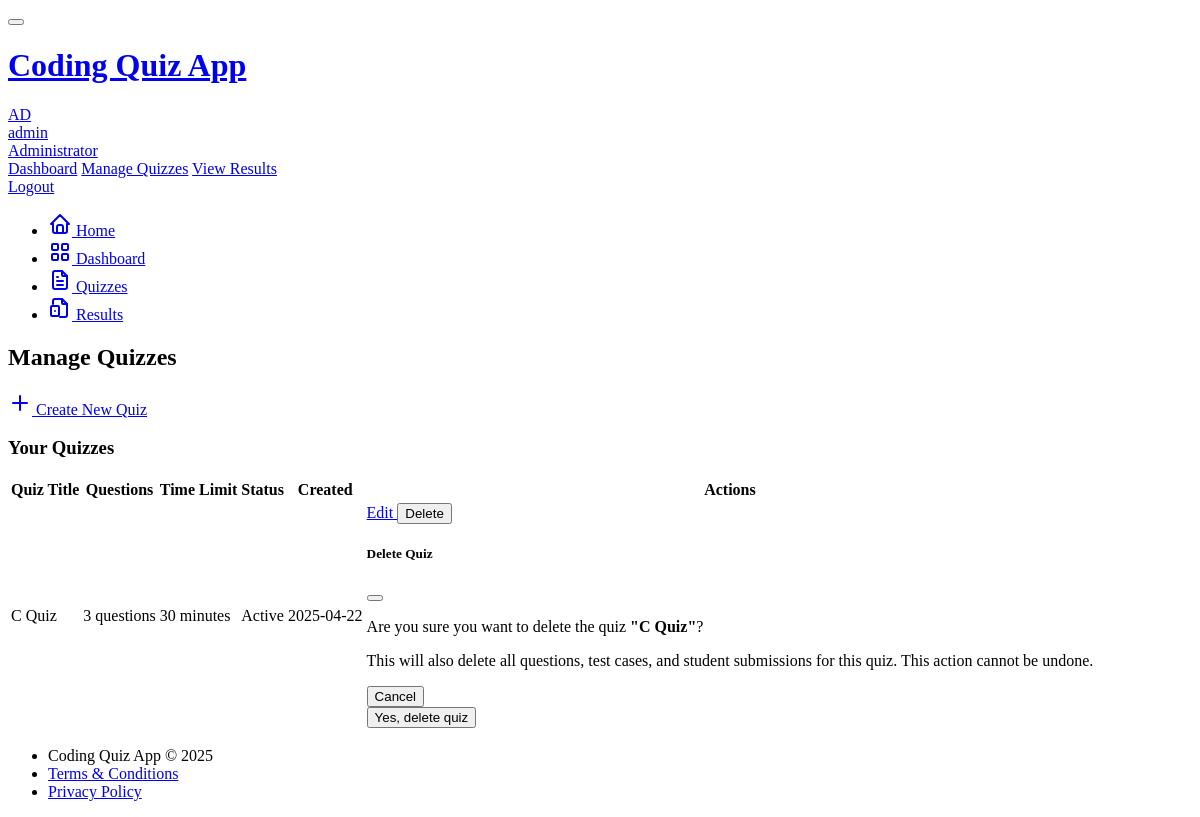
Page /admin/quizzes (signed in) on the committed database.
### models.py (models this page shows, shortened)
class User(UserMixin, db.Model):
    id = db.Column(db.Integer, primary_key=True)
    username = db.Column(db.String(64), unique=True, index=True)
    email = db.Column(db.String(120), unique=True, index=True)
    password_hash = db.Column(db.String(128))
    is_admin = db.Column(db.Boolean, default=False)
    created_at = db.Column(db.DateTime, default=datetime.utcnow)
    quizzes = db.relationship('Quiz', backref='author', lazy='dynamic')
    submissions = db.relationship('Submission', backref='student', lazy='dynamic')

class Quiz(db.Model):
    id = db.Column(db.Integer, primary_key=True)
    title = db.Column(db.String(100), nullable=False)
    description = db.Column(db.Text)
    is_active = db.Column(db.Boolean, default=True)
    time_limit = db.Column(db.Integer, default=30)  # minutes
    created_at = db.Column(db.DateTime, default=datetime.utcnow)
    updated_at = db.Column(db.DateTime, default=datetime.utcnow, onupdate=datetime.utcnow)
    author_id = db.Column(db.Integer, db.ForeignKey('user.id'))
    questions = db.relationship('Question', backref='quiz', lazy='dynamic', cascade='all, delete-orphan')
    submissions = db.relationship('Submission', backref='quiz', lazy='dynamic')

### app/routes/admin.py (the view)
@admin_bp.route('/quizzes', methods=['GET'])
@admin_required
def quizzes():
    quizzes = Quiz.query.filter_by(author_id=current_user.id).all()
    return render_template('admin/quizzes.html', quizzes=quizzes, title='Manage Quizzes')

### app/routes/admin.py (called while the page is built)
def admin_required(func):
    @wraps(func)
    @login_required
    def decorated_view(*args, **kwargs):
        if not current_user.is_admin:
            abort(403)
        return func(*args, **kwargs)
    return decorated_view

### app/templates/admin/quizzes.html (shortened to what this page needs)
{% extends "base.html" %}
{% block page_title %}
Manage Quizzes
{% endblock %}
{% block page_actions %}
<a href="{{ url_for('admin.create_quiz') }}" class="btn btn-primary">
    Create New Quiz
</a>
{% endblock %}
{% block content %}
<div class="card">
    <div class="card-header">
        <h3 class="card-title">Your Quizzes</h3>
    </div>
    <div class="card-body">
        {% if quizzes %}
        <div class="table-responsive">
            <table class="table table-vcenter card-table">
                <thead>
                    <tr>
                        <th>Quiz Title</th>
                        <th>Questions</th>
                        <th>Time Limit</th>
                        <th>Status</th>
                        <th>Created</th>
                        <th class="w-1">Actions</th>
                    </tr>
                </thead>
                <tbody>
                    {% for quiz in quizzes %}
                    <tr>
                        <td>{{ quiz.title }}</td>
                        <td>{{ quiz.questions.count() }} questions</td>
                        <td>{{ quiz.time_limit }} minutes</td>
                        <td>
                            {% if quiz.is_active %}
                                <span class="badge bg-success">Active</span>
                            {% else %}
                                <span class="badge bg-secondary">Inactive</span>
                            {% endif %}
                        </td>
                        <td>{{ quiz.created_at.strftime('%Y-%m-%d') }}</td>
                        <td>
                            <div class="btn-list flex-nowrap">
                                <a href="{{ url_for('admin.edit_quiz', quiz_id=quiz.id) }}" class="btn btn-sm btn-primary">
                                    Edit
                                </a>
                                <button type="button" class="btn btn-sm btn-danger"
                                        data-bs-toggle="modal" data-bs-target="#modal-delete-quiz-{{ quiz.id }}">
                                    Delete
                                </button>
                            </div>
                            <div class="modal modal-blur fade" id="modal-delete-quiz-{{ quiz.id }}" tabindex="-1" role="dialog" aria-hidden="true">
                                <div class="modal-dialog modal-dialog-centered" role="document">
                                    <div class="modal-content">
                                        <div class="modal-header">
                                            <h5 class="modal-title">Delete Quiz</h5>
                                            <button type="button" class="btn-close" data-bs-dismiss="modal" aria-label="Close"></button>
                                        </div>
                                        <div class="modal-body">
                                            <p>Are you sure you want to delete the quiz <strong>"{{ quiz.title }}"</strong>?</p>
                                            <p class="text-danger">This will also delete all questions, test cases, and student submissions for this quiz. This action cannot be undone.</p>
                                        </div>
                                        <div class="modal-footer">
                                            <button type="button" class="btn btn-link link-secondary" data-bs-dismiss="modal">
                                                Cancel
                                            </button>
                                            <form action="{{ url_for('admin.delete_quiz', quiz_id=quiz.id) }}" method="post">
                                                <button type="submit" class="btn btn-danger ms-auto">
                                                    Yes, delete quiz
                                                </button>
                                            </form>
                                        </div>
                                    </div>
                                </div>
                            </div>
                        </td>
                    </tr>
                    {% endfor %}
                </tbody>
            </table>
        </div>
        {% endif %}
    </div>
</div>
{% endblock %}

### app/templates/base.html (shortened to what this page needs)
<!DOCTYPE html>
<html lang="en">
<head>
    <link rel="stylesheet" href="https://cdn.jsdelivr.net/npm/@tabler/core@1.0.0-beta17/dist/css/tabler.min.css">
    <link rel="stylesheet" href="https://cdn.jsdelivr.net/npm/@tabler/core@1.0.0-beta17/dist/css/tabler-flags.min.css">
    <link rel="stylesheet" href="https://cdn.jsdelivr.net/npm/@tabler/core@1.0.0-beta17/dist/css/tabler-payments.min.css">
    <link rel="stylesheet" href="https://cdn.jsdelivr.net/npm/@tabler/core@1.0.0-beta17/dist/css/tabler-vendors.min.css">
    <link rel="stylesheet" href="https://cdnjs.cloudflare.com/ajax/libs/codemirror/5.65.2/codemirror.min.css">
    <link rel="stylesheet" href="https://cdnjs.cloudflare.com/ajax/libs/codemirror/5.65.2/theme/dracula.min.css">
    <link rel="stylesheet" href="{{ url_for('static', filename='css/custom.css') }}">
</head>
<body class="antialiased d-flex flex-column min-vh-100">
    <div class="page">
        <header class="navbar navbar-expand-md navbar-light d-print-none">
            <div class="container-xl">
                <button class="navbar-toggler" type="button" data-bs-toggle="collapse" data-bs-target="#navbar-menu">
                </button>
                <h1 class="navbar-brand navbar-brand-autodark d-none-navbar-horizontal pe-0 pe-md-3">
                    <a href="{{ url_for('main.index') }}">
                        Coding Quiz App
                    </a>
                </h1>
                <div class="navbar-nav flex-row order-md-last">
                    <div class="nav-item dropdown">
                        {% if current_user.is_authenticated %}
                        <a href="#" class="nav-link d-flex lh-1 text-reset p-0" data-bs-toggle="dropdown" aria-label="Open user menu">
                            <span class="avatar avatar-sm bg-primary">
                                {{ current_user.username[:2].upper() }}
                            </span>
                            <div class="d-none d-xl-block ps-2">
                                <div>{{ current_user.username }}</div>
                                <div class="mt-1 small text-muted">
                                    {% if current_user.is_admin %}Administrator{% else %}Student{% endif %}
                                </div>
                            </div>
                        </a>
                        <div class="dropdown-menu dropdown-menu-end dropdown-menu-arrow">
                            {% if current_user.is_admin %}
                            <a href="{{ url_for('admin.dashboard') }}" class="dropdown-item">Dashboard</a>
                            <a href="{{ url_for('admin.quizzes') }}" class="dropdown-item">Manage Quizzes</a>
                            <a href="{{ url_for('admin.results') }}" class="dropdown-item">View Results</a>
                            {% else %}
                            <a href="{{ url_for('student.dashboard') }}" class="dropdown-item">Dashboard</a>
                            <a href="{{ url_for('student.results') }}" class="dropdown-item">My Results</a>
                            {% endif %}
                            <a href="{{ url_for('auth.logout') }}" class="dropdown-item">Logout</a>
                        </div>
                        {% endif %}
                    </div>
                </div>
            </div>
        </header>
        <div class="navbar-expand-md">
            <div class="collapse navbar-collapse" id="navbar-menu">
                <div class="navbar navbar-light">
                    <div class="container-xl">
                        <ul class="navbar-nav">
                            <li class="nav-item {% if request.endpoint == 'main.index' %}active{% endif %}">
                                <a class="nav-link" href="{{ url_for('main.index') }}">
                                    <span class="nav-link-icon d-md-none d-lg-inline-block">
                                    </span>
                                    <span class="nav-link-title">Home</span>
                                </a>
                            </li>
                            {% if current_user.is_authenticated %}
                                {% if current_user.is_admin %}
                                <li class="nav-item {% if request.endpoint == 'admin.dashboard' %}active{% endif %}">
                                    <a class="nav-link" href="{{ url_for('admin.dashboard') }}">
                                        <span class="nav-link-icon d-md-none d-lg-inline-block">
                                        </span>
                                        <span class="nav-link-title">Dashboard</span>
                                    </a>
                                </li>
                                <li class="nav-item {% if request.endpoint == 'admin.quizzes' %}active{% endif %}">
                                    <a class="nav-link" href="{{ url_for('admin.quizzes') }}">
                                        <span class="nav-link-icon d-md-none d-lg-inline-block">
                                        </span>
                                        <span class="nav-link-title">Quizzes</span>
                                    </a>
                                </li>
                                <li class="nav-item {% if request.endpoint == 'admin.results' %}active{% endif %}">
                                    <a class="nav-link" href="{{ url_for('admin.results') }}">
                                        <span class="nav-link-icon d-md-none d-lg-inline-block">
                                        </span>
                                        <span class="nav-link-title">Results</span>
                                    </a>
                                </li>
                                {% endif %}
                            {% endif %}
                        </ul>
                    </div>
                </div>
            </div>
        </div>
        <div class="page-wrapper">
            <div class="container-xl">
                <div class="page-header d-print-none">
                    <div class="row align-items-center">
                        <div class="col">
                            <h2 class="page-title">
                                {% block page_title %}{{ title }}{% endblock %}
                            </h2>
                        </div>
                        <div class="col-auto ms-auto">
                            {% block page_actions %}{% endblock %}
                        </div>
                    </div>
                </div>
            </div>
            <div class="page-body">
                <div class="container-xl">
                    {% block content %}{% endblock %}
                </div>
            </div>
            <footer class="footer footer-transparent d-print-none mt-auto">
                <div class="container-xl">
                    <div class="row text-center align-items-center flex-row-reverse">
                        <div class="col-12 col-lg-auto mt-3 mt-lg-0">
                            <ul class="list-inline list-inline-dots mb-0">
                                <li class="list-inline-item">
                                    Coding Quiz App &copy; 2025
                                </li>
                                <li class="list-inline-item">
                                    <a href="#" class="link-secondary">Terms & Conditions</a>
                                </li>
                                <li class="list-inline-item">
                                    <a href="#" class="link-secondary">Privacy Policy</a>
                                </li>
                            </ul>
                        </div>
                    </div>
                </div>
            </footer>
        </div>
    </div>
</body>
</html>

### rows in the picture
User: username "AD", username "admin"
Quiz: title "C Quiz", questions.count "3", time_limit "30", is_active "Active", created_at "2025-04-22"
